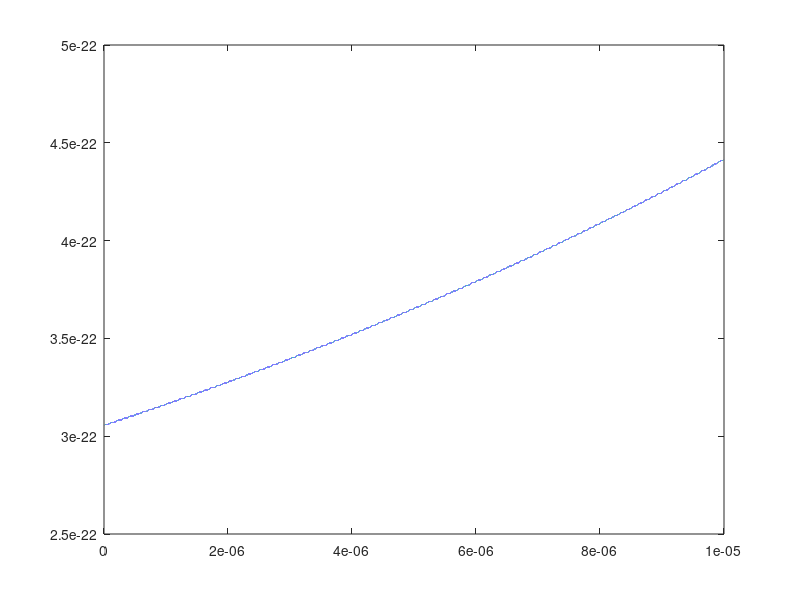

The MATLAB source for this figure:
% 2D_3ions


mp=1.67e-27;
m=40*mp;
Q=1.6e-19;
epsilon=8.854e-12;
kq=Q^2/(4*pi*epsilon);
w1=2*pi*5e6;
w2=2*pi*0.2e6;
k1=m*w1^2;
k2=m*w2^2;

tau=1e-10;
N=1e5;
T=tau*N;
l=(5*Q*Q/(16*m*w2^2*pi*epsilon))^(1/3);


r10=[0,l];
r20=[0,-l];
r30=[0,0];
v10=[80,-30];
v20=[0,0];
v30=[0,0];

r=zeros(N,3,2);
v=zeros(N,3,2);
t=zeros(1,N);
d12=zeros(1,N);
d23=zeros(1,N);
d31=zeros(1,N);
E=zeros(1,N);
a=zeros(1,3,2);

r(1,1,:)=r10;
r(1,2,:)=r20;
r(1,3,:)=r30;
v(1,1,:)=v10;
v(1,2,:)=v20;
v(1,3,:)=v30;
d12(1)=sqrt((r(1,1,1)-r(1,2,1))^2+(r(1,1,2)-r(1,2,2))^2);
d23(1)=sqrt((r(1,2,1)-r(1,3,1))^2+(r(1,2,2)-r(1,3,2))^2);
d31(1)=sqrt((r(1,1,1)-r(1,3,1))^2+(r(1,1,2)-r(1,3,2))^2);
    


E(1)=m/2*(v(1,1,1)^2+v(1,1,2)^2+v(1,2,1)^2+v(1,2,2)^2+v(1,3,1)^2+v(1,3,2)^2)+...
    k1/2*(r(1,1,1)^2+r(1,2,1)^2+r(1,3,1)^2)+k2/2*(r(1,1,2)^2+r(1,2,2)^2+r(1,3,2)^2)+...
    kq*(1/d12(1)+1/d23(1)+1/d31(1));

for i=2:N
    t(i)=t(i-1)+tau;
    d12(i)=sqrt((r(i-1,1,1)-r(i-1,2,1))^2+(r(i-1,1,2)-r(i-1,2,2))^2);
    d23(i)=sqrt((r(i-1,2,1)-r(i-1,3,1))^2+(r(i-1,2,2)-r(i-1,3,2))^2);
    d31(i)=sqrt((r(i-1,1,1)-r(i-1,3,1))^2+(r(i-1,1,2)-r(i-1,3,2))^2);
    a(1,1,1)=-k1/m*r(i-1,1,1)+kq/m*((r(i-1,1,1)-r(i-1,2,1))/(d12(i))^3+(r(i-1,1,1)-r(i-1,3,1))/(d31(i))^3);
    a(1,1,2)=-k2/m*r(i-1,1,2)+kq/m*((r(i-1,1,2)-r(i-1,2,2))/(d12(i))^3+(r(i-1,1,2)-r(i-1,3,2))/(d31(i))^3);
    a(1,2,1)=-k1/m*r(i-1,2,1)+kq/m*((r(i-1,2,1)-r(i-1,1,1))/(d12(i))^3+(r(i-1,2,1)-r(i-1,3,1))/(d23(i))^3);
    a(1,2,2)=-k2/m*r(i-1,2,2)+kq/m*((r(i-1,2,2)-r(i-1,1,2))/(d12(i))^3+(r(i-1,2,2)-r(i-1,3,2))/(d23(i))^3);
    a(1,3,1)=-k1/m*r(i-1,3,1)+kq/m*((r(i-1,3,1)-r(i-1,2,1))/(d23(i))^3+(r(i-1,3,1)-r(i-1,1,1))/(d31(i))^3);
    a(1,3,2)=-k2/m*r(i-1,3,2)+kq/m*((r(i-1,3,2)-r(i-1,2,2))/(d23(i))^3+(r(i-1,3,2)-r(i-1,1,2))/(d31(i))^3);
    v(i,:,:)=v(i-1,:,:)+tau*a;
    r(i,:,:)=r(i-1,:,:)+(v(i,:,:)+v(i-1,:,:))*tau/2;
    E(i)=m/2*(v(i,1,1)^2+v(i,1,2)^2+v(i,2,1)^2+v(i,2,2)^2+v(i,3,1)^2+v(i,3,2)^2)+...
    k1/2*(r(i,1,1)^2+r(i,2,1)^2+r(i,3,1)^2)+k2/2*(r(i,1,2)^2+r(i,2,2)^2+r(i,3,2)^2)+...
    kq*(1/d12(i)+1/d23(i)+1/d31(i));

end



%.plot(t,v[:,0,0])
%.plot(t,v[:,0,1])
%.show()

plot(t,r(:,1,2));
hold on
plot(t,r(:,2,2));
plot(t,r(:,3,2));
hold off

%.plot(t,r[:,0,0])
%.plot(t,r[:,1,0])
%.plot(t,r[:,2,0])
%.show()

plot(r(:,1,1),r(:,1,2));
plot(t,E);
%.plot(r[:,1,0],r[:,1,1])
